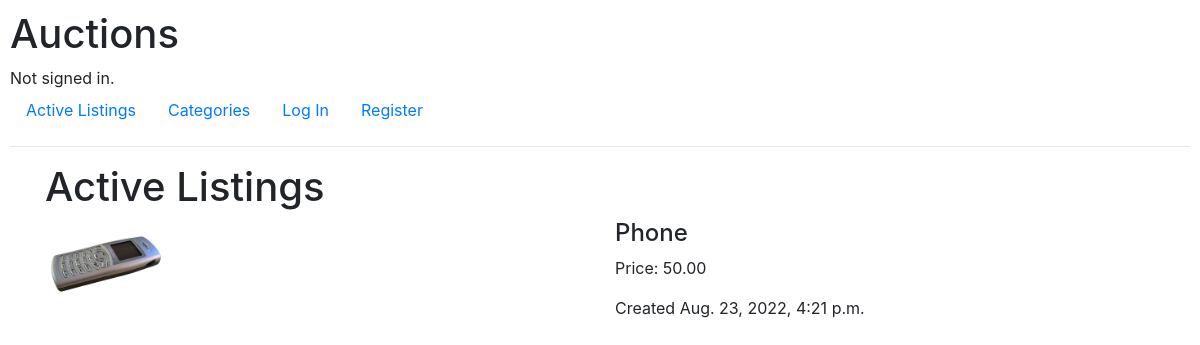
Before: / with the older database file.
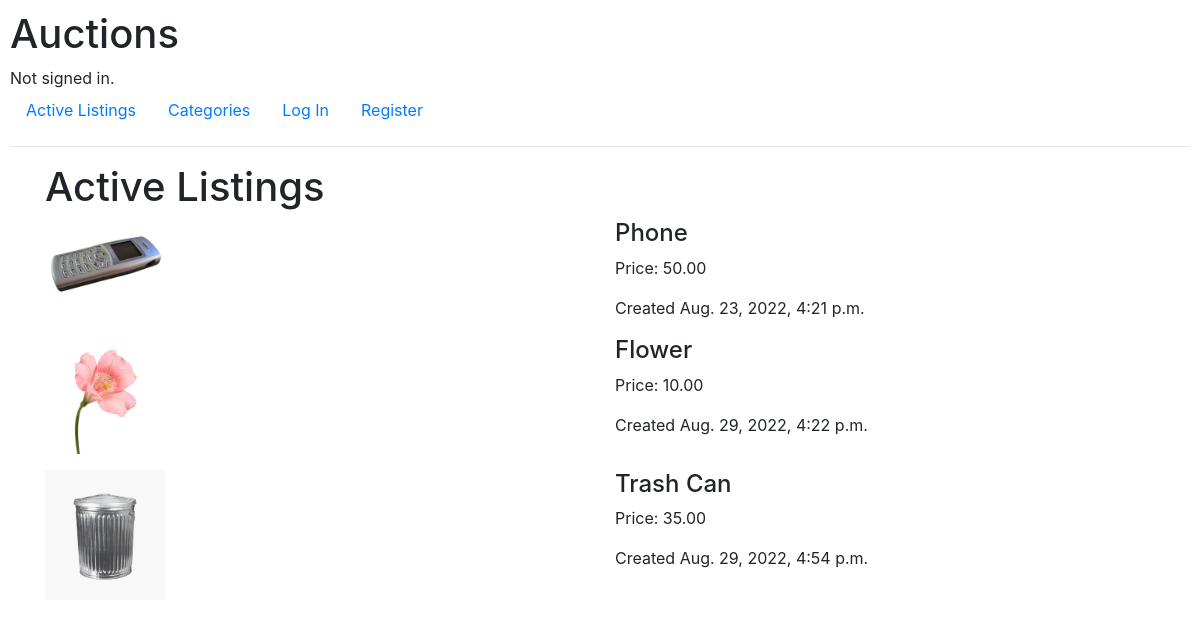
After: the same page with the newer database file.
### auctions/models.py (models this page shows)
class Listing(models.Model):
    CATEGORIES = [
        ("NONE", "None"),
        ("ELECTRONICS", "Electronics"),
        ("ART", "Art"),
        ("CLOTHING", "Clothing"),
        ("TOYS", "Toys"),
        ("BOOKS, MOVIES, MUSIC", "Books, Movies, Music"),
        ("HEALTH, BEAUTY", "Health, Beauty"),
        ("PET SUPPLIES", "Pet Supplies")
    ]
    title = models.CharField(max_length=100)
    category = models.CharField(choices=CATEGORIES, default="NONE", max_length=25)
    description = models.CharField(max_length=500)
    price = models.DecimalField(max_digits=10, decimal_places=2)
    date = models.DateTimeField(default=datetime.now, blank=True)
    active = models.BooleanField(default=True)
    user = models.ForeignKey(User, on_delete=models.CASCADE, related_name="lister")
    img = models.ImageField(upload_to="images", default=None)

### auctions/views.py (the view)
# urls.py: path("", views.index, name="index"),
def index(request):
    return render(request, "auctions/index.html", {
        "listings": Listing.objects.all
    })

### auctions/templates/auctions/index.html
{% extends "auctions/layout.html" %}
{% block body %}
<div class="container">
<h1>Active Listings</h1>
    {% for listing in listings %}
    <div class="row">
        <div class="col">
            <p><img src="{{ listing.img.url }}" alt="Image" width="120"></p>
        </div>
        <div class="col">
            <h4>{{ listing.title }}</h4>
            <p>Price: {{ listing.price }}</p>
            <p>Created {{ listing.date }}</p>
        </div>
    </div>
    {% endfor %}
</div>
{% endblock %}

### auctions/templates/auctions/layout.html (shortened to what this page needs)
{% load static %}
<!DOCTYPE html>
<html lang="en">
    <head>
        <link rel="stylesheet" href="https://stackpath.bootstrapcdn.com/bootstrap/4.4.1/css/bootstrap.min.css">
        <link href="{% static 'auctions/styles.css' %}" rel="stylesheet">
    </head>
    <body>
        <h1>Auctions</h1>
        <div>
            {% if user.is_authenticated %}
                Signed in as <strong>{{ user.username }}</strong>.
            {% else %}
                Not signed in.
            {% endif %}
        </div>
        <ul class="nav">
            <li class="nav-item">
                <a class="nav-link" href="{% url 'auctions:index' %}">Active Listings</a>
            </li>
            <li class="nav-item">
                <a class="nav-link" href="{% url 'auctions:categories' %}">Categories</a>
            </li>
            {% if user.is_authenticated %}
                <li class="nav-item">
                    <a class="nav-link" href="{% url 'auctions:watchlist' %}">Watchlist</a>
                </li>
                <li class="nav-item">
                    <a class="nav-link" href="{% url 'auctions:listing' %}">Create Listing</a>
                </li>
                <li class="nav-item">
                    <a class="nav-link" href="{% url 'auctions:logout' %}">Log Out</a>
                </li>
            {% else %}
                <li class="nav-item">
                    <a class="nav-link" href="{% url 'auctions:login' %}">Log In</a>
                </li>
                <li class="nav-item">
                    <a class="nav-link" href="{% url 'auctions:register' %}">Register</a>
                </li>
            {% endif %}
        </ul>
        <hr>
        {% block body %}
        {% endblock %}
    </body>
</html>

### auctions/static/auctions/styles.css (style rules this page uses)
body { padding: 10px; }

Changed rows visible on the page:
added Listing: img (picture), title "Flower", price "10.00", date "Aug. 29, 2022, 4:22 p.m."
added Listing: img (picture), title "Trash Can", price "35.00", date "Aug. 29, 2022, 4:54 p.m."
